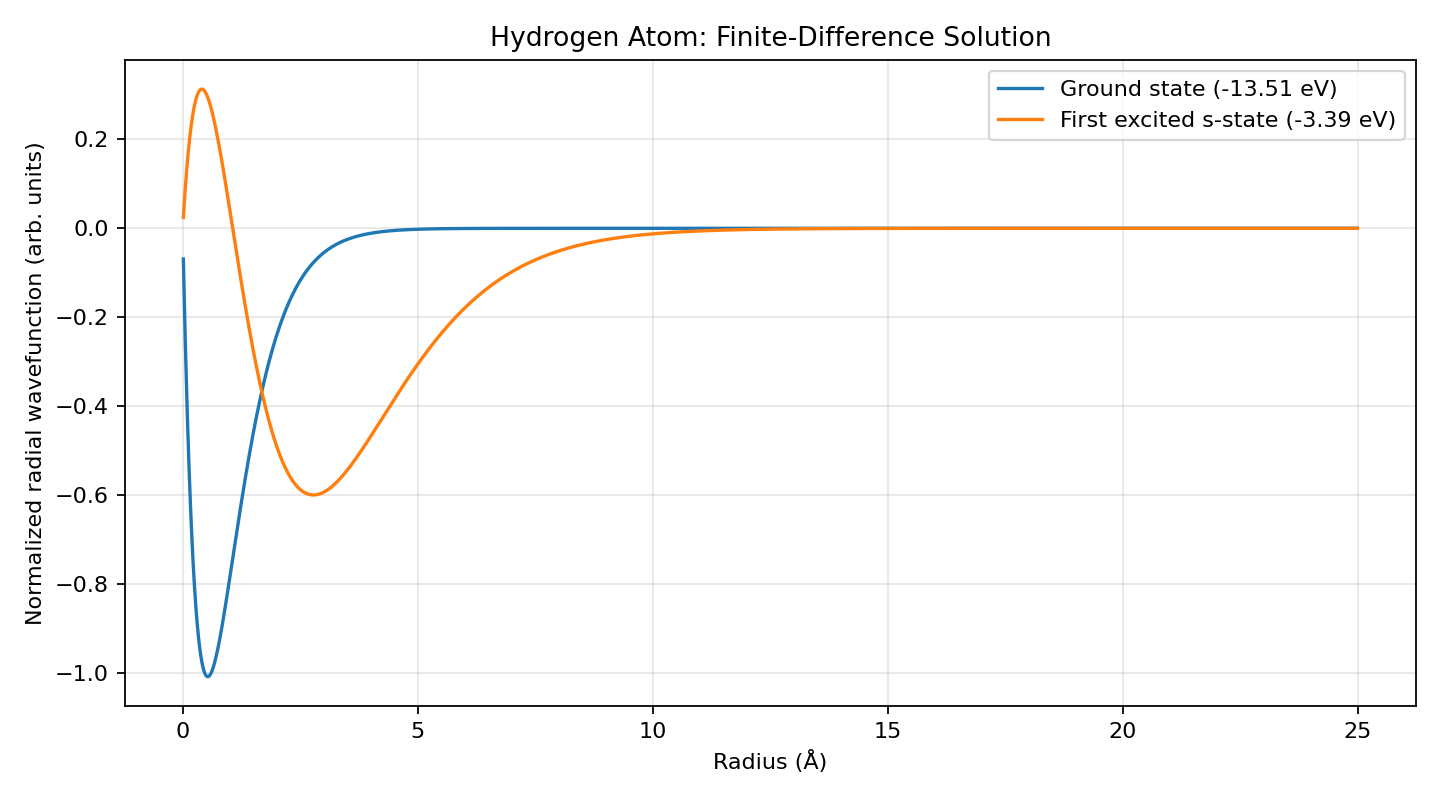

Here is the Python script that generated this plot:
import numpy as np
import matplotlib
matplotlib.use("Agg")
import matplotlib.pyplot as plt
from pathlib import Path

OUT = Path(__file__).parent / "outputs"
OUT.mkdir(exist_ok=True)

def main():
    # Radial s-wave hydrogen atom; distances in Angstrom, energies in eV.
    r = np.linspace(0.001, 25.0, 1800)
    dr = r[1] - r[0]
    potential = -14.3996 / r
    kinetic = 3.80998212  # hbar^2 / (2 m_e), in eV Angstrom^2

    n = len(r) - 2
    diagonal = 2 * kinetic / dr**2 + potential[1:-1]
    off_diagonal = np.full(n - 1, -kinetic / dr**2)
    hamiltonian = np.diag(diagonal) + np.diag(off_diagonal, 1) + np.diag(off_diagonal, -1)

    energies, states = np.linalg.eigh(hamiltonian)
    print("Hydrogen atom (radial s-wave approximation)")
    print(f"Ground-state energy: {energies[0]:.4f} eV")
    print(f"First excited s-state energy: {energies[1]:.4f} eV")

    # Normalize radial wavefunctions for a clearer comparison.
    wavefunctions = states[:, :2].copy()
    for i in range(wavefunctions.shape[1]):
        norm = np.sqrt(np.trapezoid(wavefunctions[:, i]**2, r[1:-1]))
        wavefunctions[:, i] /= norm
    plt.figure(figsize=(9, 5))
    plt.plot(r[1:-1], wavefunctions[:, 0], label=f"Ground state ({energies[0]:.2f} eV)")
    plt.plot(r[1:-1], wavefunctions[:, 1], label=f"First excited s-state ({energies[1]:.2f} eV)")
    plt.xlabel("Radius (Å)")
    plt.ylabel("Normalized radial wavefunction (arb. units)")
    plt.title("Hydrogen Atom: Finite-Difference Solution")
    plt.grid(True, alpha=0.3)
    plt.legend()
    plt.tight_layout()
    path = OUT / "hydrogen_atom.png"
    plt.savefig(path, dpi=160)
    plt.close()
    print(f"Plot saved: {path}")

if __name__ == "__main__":
    main()
